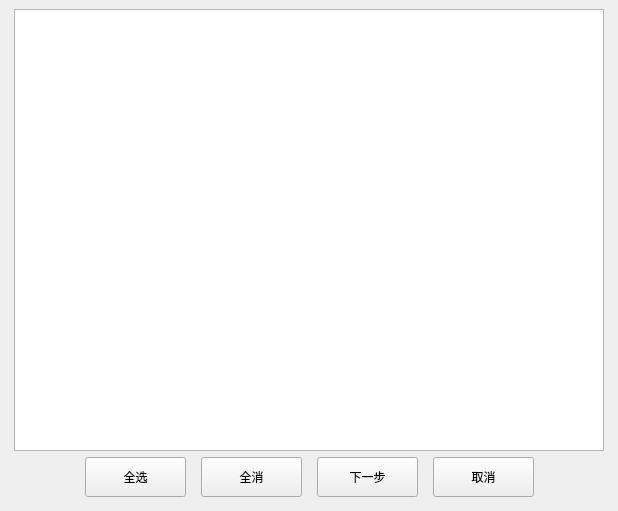
<?xml version="1.0" encoding="UTF-8"?>
<ui version="4.0">
 <class>cook_zhuantai</class>
 <widget class="QDialog" name="cook_zhuantai">
  <property name="geometry">
   <rect>
    <x>0</x>
    <y>0</y>
    <width>618</width>
    <height>511</height>
   </rect>
  </property>
  <property name="windowTitle">
   <string>Dialog</string>
  </property>
  <layout class="QVBoxLayout" name="verticalLayout_2">
   <property name="leftMargin">
    <number>9</number>
   </property>
   <property name="topMargin">
    <number>9</number>
   </property>
   <property name="rightMargin">
    <number>9</number>
   </property>
   <property name="bottomMargin">
    <number>9</number>
   </property>
   <item>
    <layout class="QVBoxLayout" name="verticalLayout">
     <property name="leftMargin">
      <number>5</number>
     </property>
     <property name="rightMargin">
      <number>5</number>
     </property>
     <property name="bottomMargin">
      <number>5</number>
     </property>
     <item>
      <widget class="QTableView" name="tableView"/>
     </item>
     <item>
      <layout class="QHBoxLayout" name="horizontalLayout">
       <property name="spacing">
        <number>15</number>
       </property>
       <item>
        <spacer name="horizontalSpacer">
         <property name="orientation">
          <enum>Qt::Horizontal</enum>
         </property>
         <property name="sizeHint" stdset="0">
          <size>
           <width>40</width>
           <height>20</height>
          </size>
         </property>
        </spacer>
       </item>
       <item>
        <widget class="QPushButton" name="pushButton_14">
         <property name="sizePolicy">
          <sizepolicy hsizetype="Fixed" vsizetype="Fixed">
           <horstretch>0</horstretch>
           <verstretch>0</verstretch>
          </sizepolicy>
         </property>
         <property name="minimumSize">
          <size>
           <width>101</width>
           <height>40</height>
          </size>
         </property>
         <property name="focusPolicy">
          <enum>Qt::NoFocus</enum>
         </property>
         <property name="text">
          <string>全选</string>
         </property>
         <property name="outer_stylesheet" stdset="0">
          <string>pushbutton</string>
         </property>
        </widget>
       </item>
       <item>
        <widget class="QPushButton" name="pushButton_13">
         <property name="sizePolicy">
          <sizepolicy hsizetype="Fixed" vsizetype="Fixed">
           <horstretch>0</horstretch>
           <verstretch>0</verstretch>
          </sizepolicy>
         </property>
         <property name="minimumSize">
          <size>
           <width>101</width>
           <height>40</height>
          </size>
         </property>
         <property name="focusPolicy">
          <enum>Qt::NoFocus</enum>
         </property>
         <property name="text">
          <string>全消</string>
         </property>
         <property name="outer_stylesheet" stdset="0">
          <string>pushbutton</string>
         </property>
        </widget>
       </item>
       <item>
        <widget class="QPushButton" name="pushButton_7">
         <property name="sizePolicy">
          <sizepolicy hsizetype="Fixed" vsizetype="Fixed">
           <horstretch>0</horstretch>
           <verstretch>0</verstretch>
          </sizepolicy>
         </property>
         <property name="minimumSize">
          <size>
           <width>101</width>
           <height>40</height>
          </size>
         </property>
         <property name="focusPolicy">
          <enum>Qt::NoFocus</enum>
         </property>
         <property name="text">
          <string>下一步</string>
         </property>
         <property name="outer_stylesheet" stdset="0">
          <string>pushbutton</string>
         </property>
        </widget>
       </item>
       <item>
        <widget class="QPushButton" name="pushButton_15">
         <property name="sizePolicy">
          <sizepolicy hsizetype="Fixed" vsizetype="Fixed">
           <horstretch>0</horstretch>
           <verstretch>0</verstretch>
          </sizepolicy>
         </property>
         <property name="minimumSize">
          <size>
           <width>101</width>
           <height>40</height>
          </size>
         </property>
         <property name="focusPolicy">
          <enum>Qt::NoFocus</enum>
         </property>
         <property name="text">
          <string>取消</string>
         </property>
         <property name="outer_stylesheet" stdset="0">
          <string>pushbutton</string>
         </property>
        </widget>
       </item>
       <item>
        <spacer name="horizontalSpacer_2">
         <property name="orientation">
          <enum>Qt::Horizontal</enum>
         </property>
         <property name="sizeHint" stdset="0">
          <size>
           <width>40</width>
           <height>20</height>
          </size>
         </property>
        </spacer>
       </item>
      </layout>
     </item>
    </layout>
   </item>
  </layout>
 </widget>
 <resources/>
 <connections/>
</ui>
